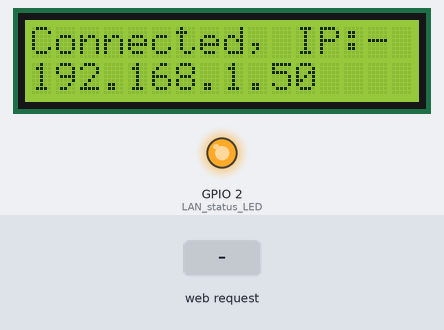
This sketch was run on a simulated ESP8266 (NodeMCU). On the bench: 16×2 character LCD, output pins drawn as LEDs (lit = HIGH). The inputs (shaded band) are chosen by the test bench. WiFi joins after 1.5 s; servers stay silent unless stated.

Above: at 3.2 s.
9.4 s: HTTP request GET /?plain=120 received
At 14.31 s:
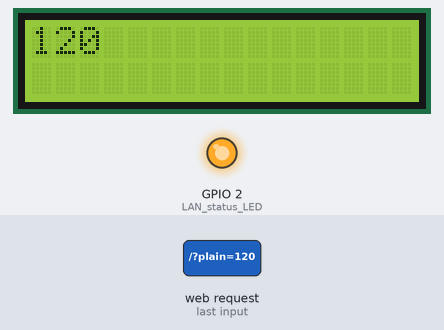
At 16.2 s:
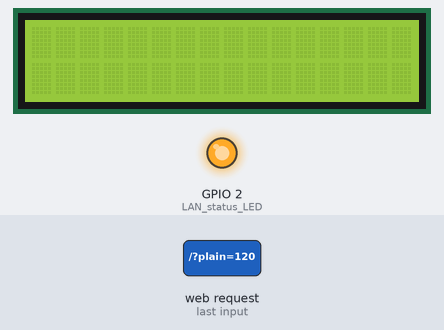
Timing chart, 0 to 17.7 s (numbered marks = the images above; inputs shaded):
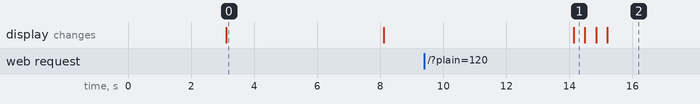

Measured:
- after the input at 9.4 s, the display: changes after 4.7 s (image 1)
- what the display in image 0 shows lasts 5.0 s, from 3.1 s to 8.1 s

The sketch:

wifi_scrolling_display.ino
```cpp
#include <ESP8266WiFi.h>  // including the required libraries and header files!
#include <ESP8266WebServer.h>
#include <LiquidCrystal_I2C.h>

const char* ssid = "Your SSID";  // Wifi Credentials
const char* pass = "Password";

LiquidCrystal_I2C lcd(0x27, 16, 2);  // Connect I2C Display SCL & SDA with D1 and D2

ESP8266WebServer server(80);  // assigning the port for the server (port 80 for http)

String message;

const int LAN_status_LED = LED_BUILTIN;
void show_Data();
void scroll_Text();
void setup() {
  WiFi.begin(ssid, pass);
  WiFi.hostname("WiFi Scrolling Display");

  lcd.begin();
  lcd.backlight();
  lcd.clear();
  lcd.setCursor(0, 0);
  lcd.print("Connecting......");
  pinMode(LAN_status_LED, OUTPUT);
  digitalWrite(LAN_status_LED, 1);

  //Checking for WiFi connection at boot!
  while (WiFi.status() != WL_CONNECTED) {
    digitalWrite(LAN_status_LED, 0);
    delay(500);
    digitalWrite(LAN_status_LED, 1);
    delay(500);
    delay(2000);
  }
  server.begin();
  lcd.clear();
  lcd.print("Connected, IP:-");
  lcd.setCursor(0, 1);
  lcd.print(WiFi.localIP());  // view IP in I2C Display
  delay(5000);
  lcd.clear();
  server.on("/", HTTP_GET, get_data);
  server.on("/ReadData", HTTP_POST, show_Data);
}

void get_data() {
  const char* WebPage = R"(
    <!DOCTYPE html>
    <html lang="en">

    <head>
        <meta charset="utf-8">
        <meta name="viewport" content="width=device-width, initial-scale=1">
        <title>WiFi Scrolling Display By @ElectroVilla</title>
        <link href="https://cdn.jsdelivr.net/npm/bootstrap@5.3.2/dist/css/bootstrap.min.css" rel="stylesheet"
            integrity="sha384-T3c6CoIi6uLrA9TneNEoa7RxnatzjcDSCmG1MXxSR1GAsXEV/Dwwykc2MPK8M2HN" crossorigin="anonymous">
        <style>
            body {
                background-color: lightgray;
            }

            header {
                background-color: #6f42c1;
                color: #fff;
            }

            footer {
                background-color: #6f42c1;
                color: #fff;
                text-align: center;
                height: 10vh;
                margin-top: 100vh;
            }

            .main {
                margin: 100px 5vw;
                text-align: center;
            }

            input[type=text] {
                padding: 0.5rem;
                border: 1px solid blueviolet;
                border-radius: 10px;
                margin-right: 1rem;
                width: 50vw;
            }

            input[type="button"] {
                background-color: #6f42c1;
                color: #fff;
                border-radius: 10px;
                padding: 0.5rem 1rem;
                border-radius: 5px;
                cursor: pointer;
            }

            footer>a {
                text-decoration: none;
                color: #87cefa;
            }

            span {
                display: flex;
            }
        </style>
    </head>

    <body>
        <header class="navbar navbar-expand-lg bd-navbar sticky-top">
            <nav class=" container-xxl bd-gutter flex-wrap flex-lg-nowrap" aria-label="Main navigation">
                <div class="container">
                    <h1 class="h1 text-center">
                        WiFi Scrolling Display
                    </h1>
                </div>
            </nav>
        </header>
        <main>
            <div class="main">
                <input type="text" id="msg_box" placeholder="Enter Your Message..." required>

                <input type="button" id="send_btn" value="Send">

            </div>
        </main>
        <footer>
            &copy; Made by ElectroVilla
            <a href="https://www.youtube.com/@ElectroVilla" target="_blank">Visit YouTube Channel</a>
        </footer>
        <script>
            send_btn.addEventListener("click", () => {
                let msg = document.getElementById("msg_box");
                let data = new XMLHttpRequest;
                data.open('POST', '/ReadData', true);
                data.send(msg.value);
            })
        </script>
        <script src="https://cdn.jsdelivr.net/npm/bootstrap@5.3.2/dist/js/bootstrap.bundle.min.js"
            integrity="sha384-C6RzsynM9kWDrMNeT87bh95OGNyZPhcTNXj1NW7RuBCsyN/o0jlpcV8Qyq46cDfL"
            crossorigin="anonymous"></script>
    </body>

    </html>
  )";

  server.send(200, "text/html", WebPage);
}

void show_Data() {
  message = server.arg("plain");
  lcd.clear();
  for (int i = 0; i <= 16 + message.length(); i++) {
    lcd.setCursor(0, 0);

    String displayMessage = message.substring(i, i + 16);
    lcd.print(displayMessage);
    delay(350);
    lcd.clear();
  }
}

void loop() {
  server.handleClient();
  show_Data();
}
```
